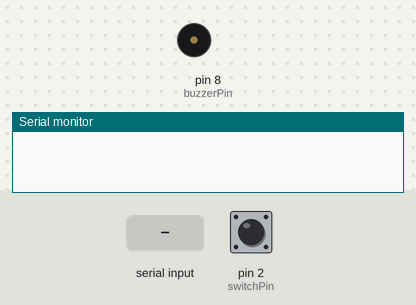
Bench run of a sketch on a simulated Arduino Uno, built with avr-gcc and run on an emulated ATmega328P. On the bench: buzzer (waves = sounding, pin HIGH), the last lines printed to the serial monitor. Inputs (shaded band) come from the test bench; at power-on: pin 2 (switchPin) HIGH.

Above: at 1.2 s.
1.3 s: "BEEP_6_TIMES\n" received over Serial
At 1.38 s:
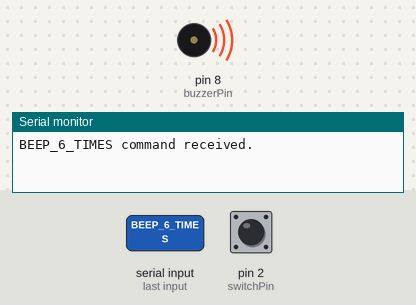
4.3 s: pin 2 (switchPin) pulled LOW for 0.15 s
At 4.8 s:
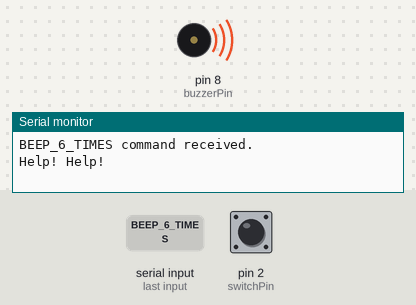
6.7 s: pin 2 (switchPin) pulled LOW for 1 s
At 8.3 s:
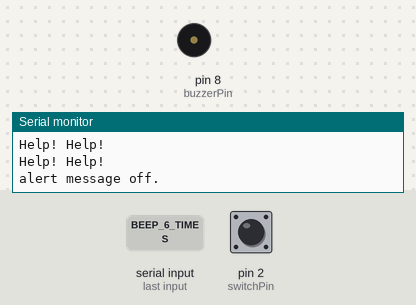
9.2 s: pin 2 (switchPin) pulled LOW for 3.2 s
At 9.8 s:
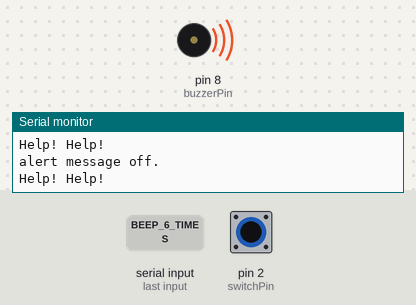
Timing chart, 0 to 12.2 s (numbered marks = the images above; inputs shaded):
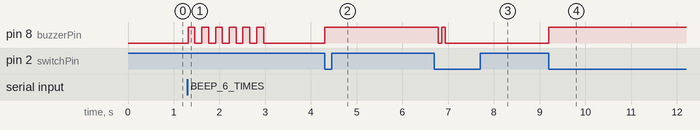

Measured:
- after the input at 1.3 s, pin 8 (buzzerPin): alternates HIGH for 0.15 s and LOW for 0.15 s, 12 changes in all, then stays LOW, starting at once
- after the input at 4.3 s, pin 8 (buzzerPin): LOW → HIGH at once
- after the input at 6.7 s, pin 8 (buzzerPin): HIGH → LOW after 0.08 s, → HIGH 0.08 s later, → LOW 0.08 s later
- after the input at 9.2 s, pin 8 (buzzerPin): LOW → HIGH at once

The sketch:

hardware_logic.ino
```cpp
int switchPin = 2;
int buzzerPin = 8;

unsigned long lastPressTime = 0;
const unsigned long debounceDelay = 50; // ms debounce

bool alertMode = false; // starts OFF
unsigned long lastMessageTime = 0; // for 1s message delay

void setup() {
  pinMode(switchPin, INPUT_PULLUP);
  pinMode(buzzerPin, OUTPUT);
  Serial.begin(9600);
}

void loop() {
  // --- Button Press Logic ---
  static int lastState = HIGH;
  int currentState = digitalRead(switchPin);
  unsigned long now = millis();

  // Detect a single button press (falling edge with debounce)
  if (currentState == LOW && lastState == HIGH && (now - lastPressTime > debounceDelay)) {
    // Toggle the alert mode
    alertMode = !alertMode;

    if (alertMode) {
      Serial.println("Help! Help!");
      // Turn buzzer ON and start message loop
      digitalWrite(buzzerPin, HIGH);
      lastMessageTime = now;
    } else {
      // STOP messages
      Serial.println("alert message off.");
      // Beep 2 times for cancellation confirmation
      for (int i = 0; i < 2; i++) {
        digitalWrite(buzzerPin, HIGH);
        delay(80);
        digitalWrite(buzzerPin, LOW);
        delay(80);
      }
    }
    lastPressTime = now;
  }

  // If alert mode is ON → send help message every 1s
  if (alertMode && (now - lastMessageTime >= 1000)) {
    Serial.println("Help! Help!");
    lastMessageTime = now;
  }

  // If alert is OFF → ensure buzzer is OFF
  if (!alertMode) {
    digitalWrite(buzzerPin, LOW);
  }

  lastState = currentState;

  // --- Listen for Serial commands from Python ---
  if (Serial.available() > 0) {
    String command = Serial.readStringUntil('\n');
    if (command == "BEEP_6_TIMES") {
      Serial.println("BEEP_6_TIMES command received.");
      alertMode = false; // Turn off the alert mode
      digitalWrite(buzzerPin, LOW);
      for (int i = 0; i < 6; i++) {
        digitalWrite(buzzerPin, HIGH);
        delay(150);
        digitalWrite(buzzerPin, LOW);
        delay(150);
      }
    }
  }
}
```
